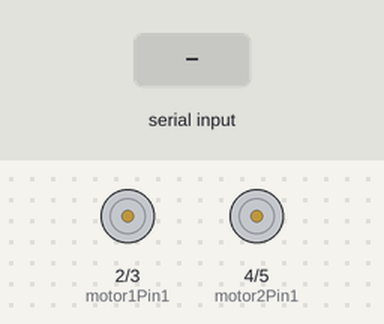
Bench run of a sketch on a simulated Arduino Uno, built with avr-gcc and run on an emulated ATmega328P. Parts: motor-driver pin pairs drawn as motors (green arrow = first pin HIGH = forward, orange = second pin HIGH = backward, longer = more drive). The test bench sets the inputs (shaded band).

Above: at 1.2 s.
1.3 s: "F" received over Serial
At 1.6 s:
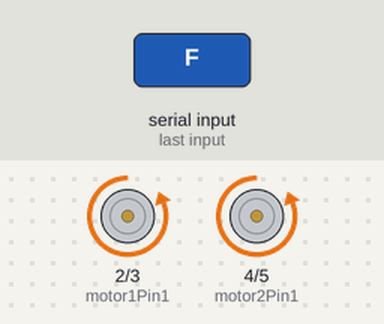
2.8 s: "B" received over Serial
At 4.0 s:
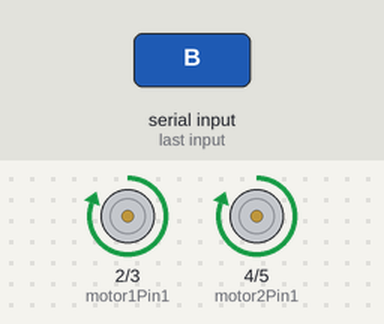
4.3 s: "R" received over Serial
At 5.1 s:
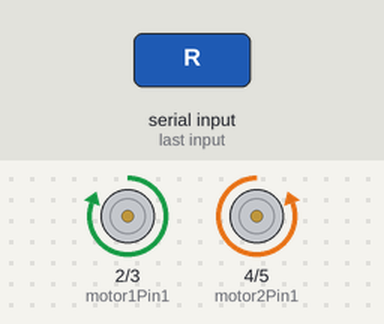
5.8 s: "L" received over Serial
At 6.2 s:
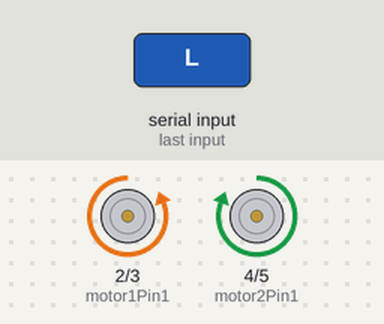
7.3 s: "S" received over Serial
At 8.6 s:
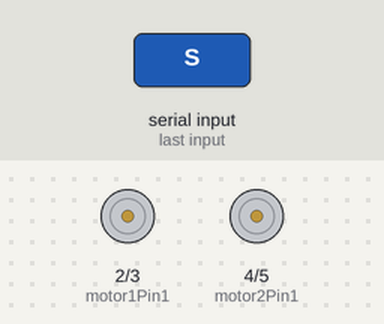
Timing chart, 0 to 9.8 s (numbered marks = the images above; inputs shaded):
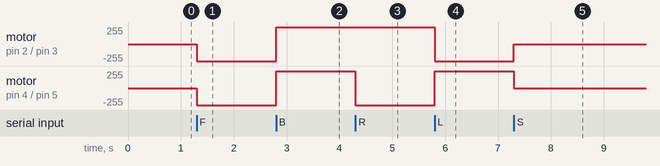

Measured:
- after the input at 1.3 s, motor on pin 2 (motor1Pin1) / pin 3 (motor1Pin2), motor on pin 4 (motor2Pin1) / pin 5 (motor2Pin2): stopped → backward 255/255 at once
- after the input at 2.8 s, motor on pin 2 (motor1Pin1) / pin 3 (motor1Pin2), motor on pin 4 (motor2Pin1) / pin 5 (motor2Pin2): backward 255/255 → forward 255/255 at once
- after the input at 4.3 s, motor on pin 4 (motor2Pin1) / pin 5 (motor2Pin2): forward 255/255 → backward 255/255 at once
- after the input at 5.8 s, motor on pin 2 (motor1Pin1) / pin 3 (motor1Pin2): forward 255/255 → backward 255/255 at once; motor on pin 4 (motor2Pin1) / pin 5 (motor2Pin2): backward 255/255 → forward 255/255 at once
- after the input at 7.3 s, motor on pin 2 (motor1Pin1) / pin 3 (motor1Pin2): backward 255/255 → stopped at once; motor on pin 4 (motor2Pin1) / pin 5 (motor2Pin2): forward 255/255 → stopped at once

The sketch:

Bluetooth_car.ino
```cpp
int motor1Pin1 =2;
int motor1Pin2 =3;
int motor2Pin1= 4;
int motor2Pin2 =5;

unsigned char blue_data;
void setup() {
  // put your setup code here, to run once:
Serial.begin(9600);

pinMode(motor1Pin1,OUTPUT);
pinMode(motor1Pin2,OUTPUT);
pinMode(motor2Pin1,OUTPUT);
pinMode(motor2Pin2,OUTPUT);

digitalWrite(motor1Pin1,LOW);
digitalWrite(motor1Pin2,LOW);
digitalWrite(motor2Pin1,LOW);
digitalWrite(motor2Pin2,LOW);
}

void loop() {
  // put your main code here, to run repeatedly:
if(Serial.available()>0){
  blue_data = Serial.read();
  //MOVE FORWARD
if (blue_data == 'F') {
  digitalWrite(motor1Pin1,LOW);
digitalWrite(motor1Pin2,HIGH);
digitalWrite(motor2Pin1,LOW);
digitalWrite(motor2Pin2,HIGH);
}
// mOVE BACKWARD
  if (blue_data == 'B') {
  digitalWrite(motor1Pin1,HIGH);
digitalWrite(motor1Pin2,LOW);
digitalWrite(motor2Pin1,HIGH);
digitalWrite(motor2Pin2,LOW);
}

// TURN RIGHT
if (blue_data == 'R') {
  digitalWrite(motor1Pin1, HIGH);
  digitalWrite(motor1Pin2, LOW);
  digitalWrite(motor2Pin1, LOW);
  digitalWrite(motor2Pin2, HIGH);
}
// TURN LEFT
if (blue_data == 'L') {
  digitalWrite(motor1Pin1, LOW);
  digitalWrite(motor1Pin2, HIGH);
  digitalWrite(motor2Pin1, HIGH);
  digitalWrite(motor2Pin2, LOW);


}
if (blue_data == 'S') {
  digitalWrite(motor1Pin1, LOW);
  digitalWrite(motor1Pin2, LOW);
  digitalWrite(motor2Pin1, LOW);
  digitalWrite(motor2Pin2, LOW);
}
}
}
```
